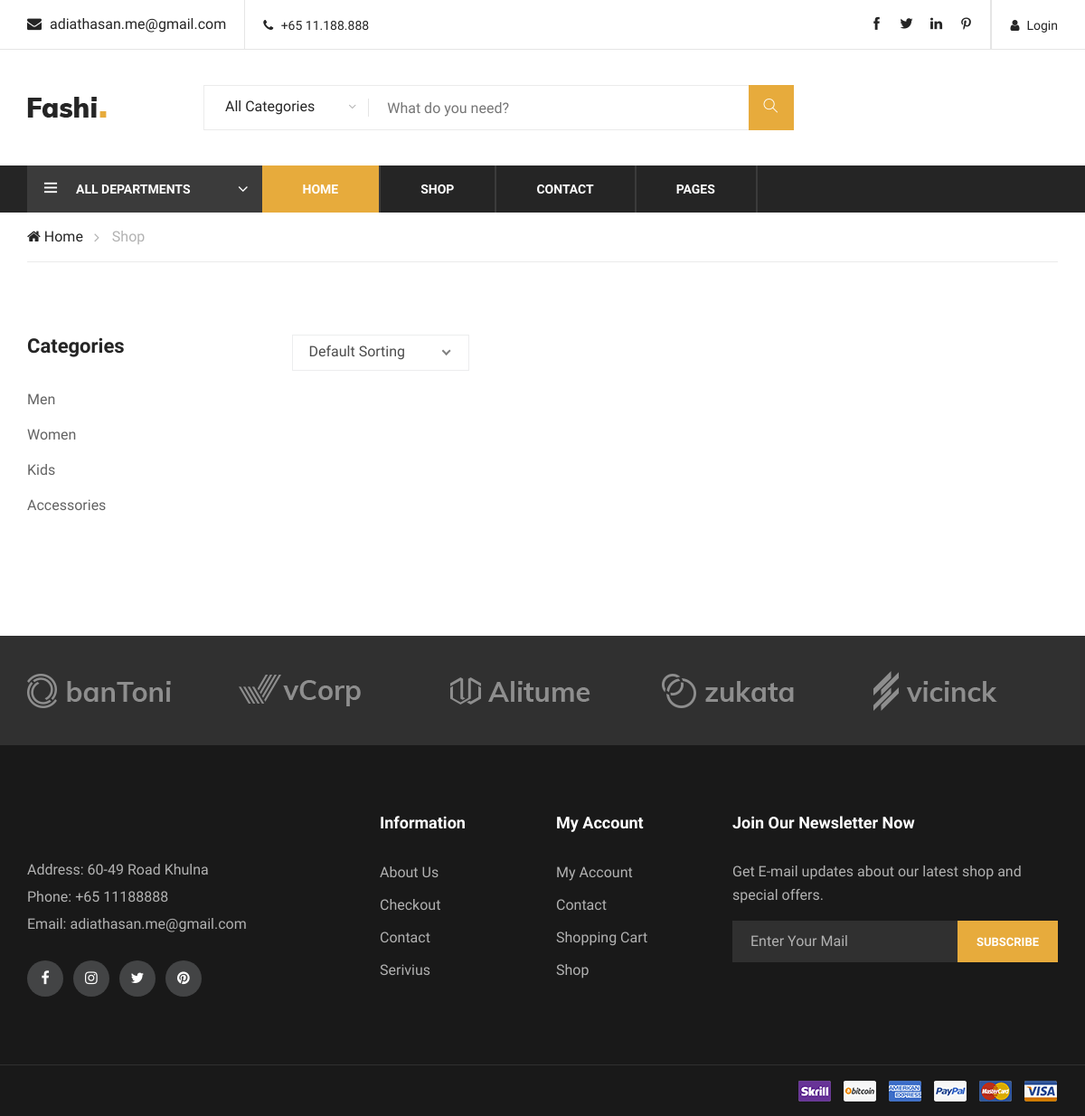
The app's page /category/kids/, older data.
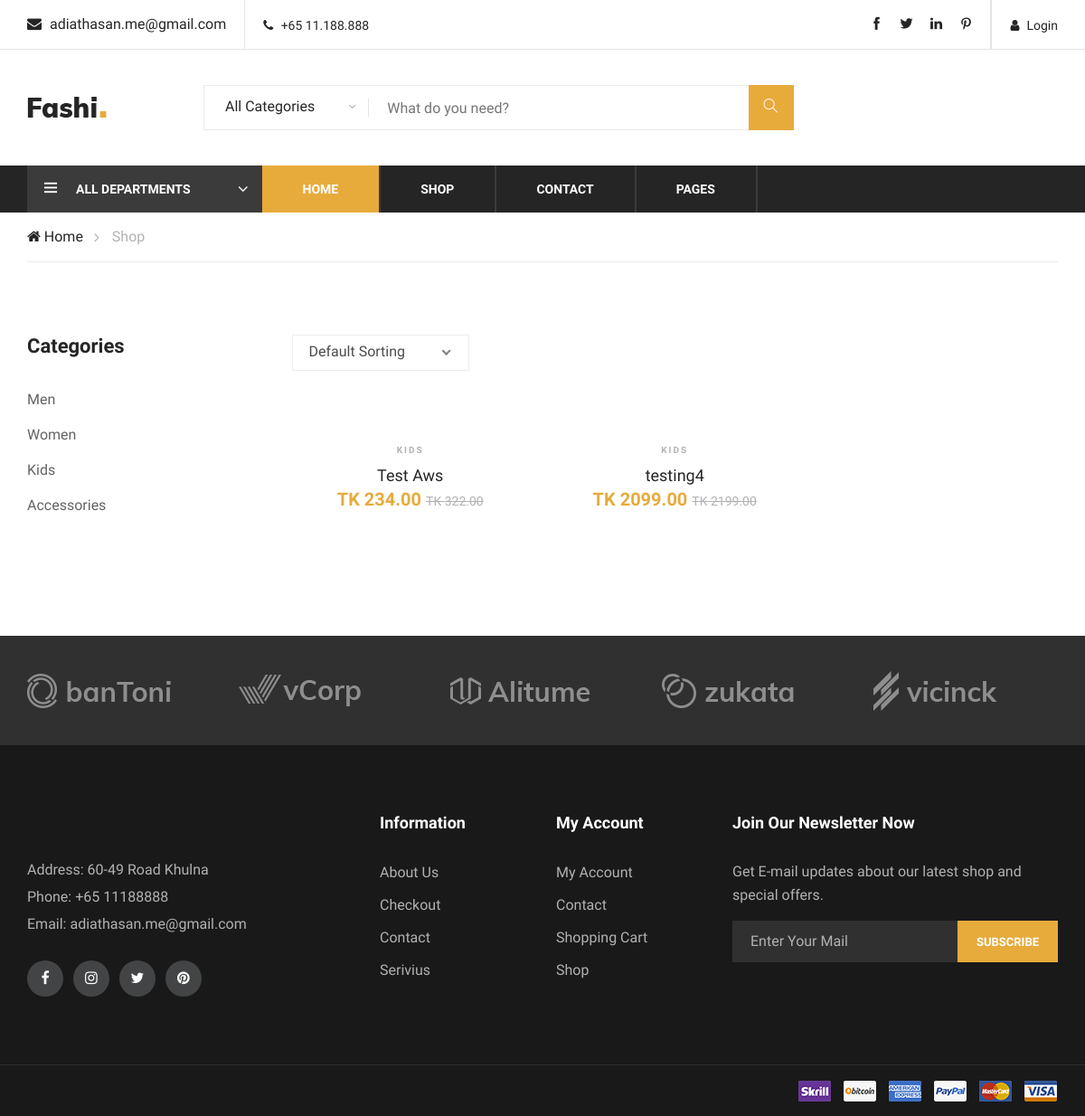
The same page, newer data.
### ecommerce/models.py (models this page shows, shortened)
class Product(models.Model):
    title = models.CharField(max_length=100, null=False, blank=False)
    description = models.TextField(blank=True, null=True)
    price = models.DecimalField(decimal_places=2, max_digits=100, default=31.50)
    discount_price = models.DecimalField(decimal_places=2, max_digits=100, default=31.50)
    time_stamp = models.DateTimeField(auto_now_add=True, auto_now=False)
    Updated = models.DateTimeField(auto_now_add=False, auto_now=True)
    active = models.BooleanField(default=True)
    digital = models.BooleanField(default=False)
    img = models.ImageField(blank=False, null=False, verbose_name='Image Of Product')
    CATEGORY = (
        ('men', 'men'),
        ('women', 'women'),
        ('kids', 'kids'),
        ('accessories', 'accessories'),
    )
    category = models.CharField(max_length=50, choices=CATEGORY)
    @property
    def imageURL(self):
        try:
            url = self.img.url
        except:
            url = ''
        return url

### ecommerce/views.py (the view)
# urls.py: path('category/kids/', kids_page, name='kids'),
def kids_page(request):
    if request.user.is_authenticated:
        customer = request.user.customer
        order, created = Order.objects.get_or_create(customer=customer, complete=False)
        cartItems = order.get_total_item
        cartPrice = order.get_total_price
    else:
        order = {'get_total_price': 0, 'get_total_item': 0, 'shipping': False}
        cartItems = order['get_total_item']
        cartPrice = order['get_total_price']
    products = Product.objects.filter(category='kids')
    template = 'ecommerce/kids.html'
    context = {'products': products, 'cartItems': cartItems, 'cartPrice': cartPrice}
    return render(request, template, context)

### ecommerce/templates/ecommerce/kids.html (shortened to what this page needs)
{% extends 'ecommerce/base.html' %}
{% load static %}
{% block content %}
    <div class="breacrumb-section">
        <div class="container">
            <div class="row">
                <div class="col-lg-12">
                    <div class="breadcrumb-text">
                        <a href="/"><i class="fa fa-home"></i> Home</a>
                        <span>Shop</span>
                    </div>
                </div>
            </div>
        </div>
    </div>
    <section class="product-shop spad">
        <div class="container">
            <div class="row">
                <div class="col-lg-3 col-md-6 col-sm-8 order-2 order-lg-1 produts-sidebar-filter">
                    <div class="filter-widget">
                        <h4 class="fw-title">Categories</h4>
                        <ul class="filter-catagories">
                            <li><a href="{% url 'men' %}">Men</a></li>
                            <li><a href="{% url 'women' %}">Women</a></li>
                            <li><a href="{% url 'kids' %}">Kids</a></li>
                            <li><a href="{% url 'accessories' %}">Accessories</a></li>
                        </ul>
                    </div>
                </div>
                <div class="col-lg-9 order-1 order-lg-2">
                    <div class="product-show-option">
                        <div class="row">
                            <div class="col-lg-7 col-md-7">
                                <div class="select-option">
                                </div>
                            </div>
                        </div>
                    </div>
                    <div class="product-list">
                        <div class="row">
                            {% for product in products %}
                            <div class="col-lg-4 col-sm-6">
                                <div class="product-item">
                                    <div class="pi-pic">
                                    </div>
                                    <div class="pi-text">
                                        <div class="catagory-name">{{ product.category }}</div>
                                        <a href="#">
                                            <h5>{{product.title|truncatewords:2}}</h5>
                                        </a>
                                        <div class="product-price">
                                            TK {{product.discount_price}}
                                            <span>TK {{product.price}}</span>
                                        </div>
                                    </div>
                                </div>
                            </div>
                            {% endfor %}
                        </div>
                    </div>
                </div>
            </div>
        </div>
    </section>
{% endblock %}

Row changes from the older to the newer data that the page shows:
added Product: category "KIDS", title "Test Aws", discount_price "234.00", price "322.00"
added Product: category "KIDS", title "testing4", discount_price "2099.00", price "2199.00"
